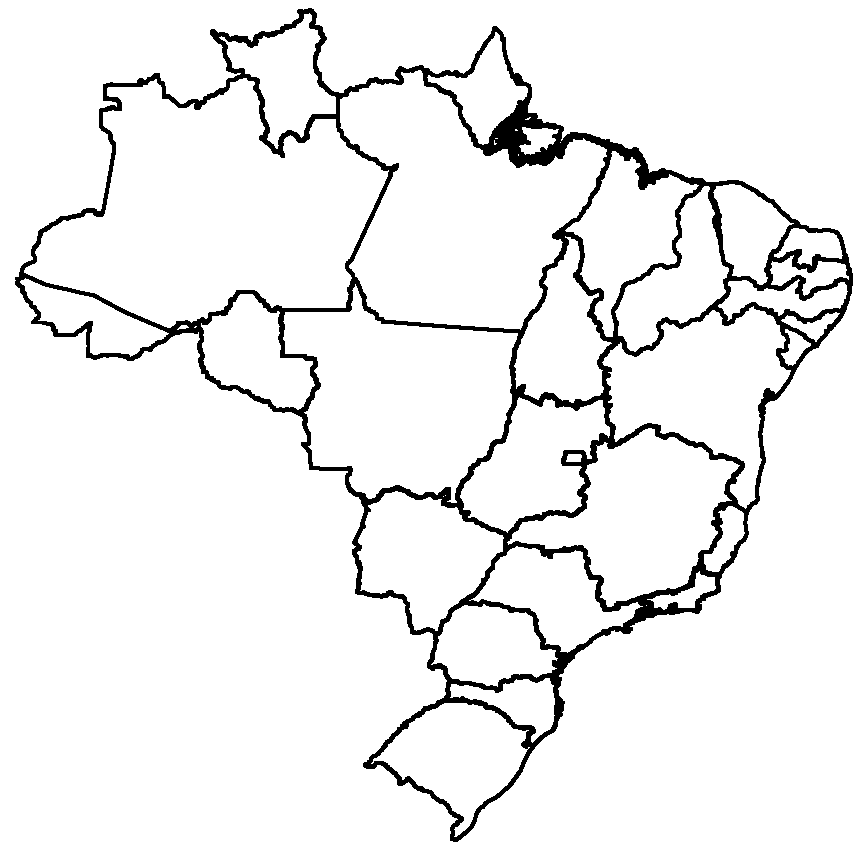
#> input picture Tarefa_1-Pseudocor_e_equalização/Imgs_Originais/mapa.png, 864 x 848 px
$ python 1-pseudocor-a.py
#> lines starting #> are read from the running program, lines starting #| are printed output that depends on the picture; after the words box and inside, x2 and y2 are one past the last pixel; in counts of white or black regions, pixels touching at a corner belong together
import numpy as np
import cv2
import random

def generate_random_color():
    return [random.randint(0, 255) for _ in range(3)]

def main():
    mapa = cv2.imread('Imgs_Originais/mapa.png', cv2.IMREAD_GRAYSCALE)
#> mapa: shape (848, 864); 94% white; 1 black region, box (x1, y1, x2, y2) and area: (15, 8, 853, 842) 44049
    taxa_roubo = cv2.imread('Imgs_Originais/taxaPerCapitaRouboCarros.png', cv2.IMREAD_GRAYSCALE)
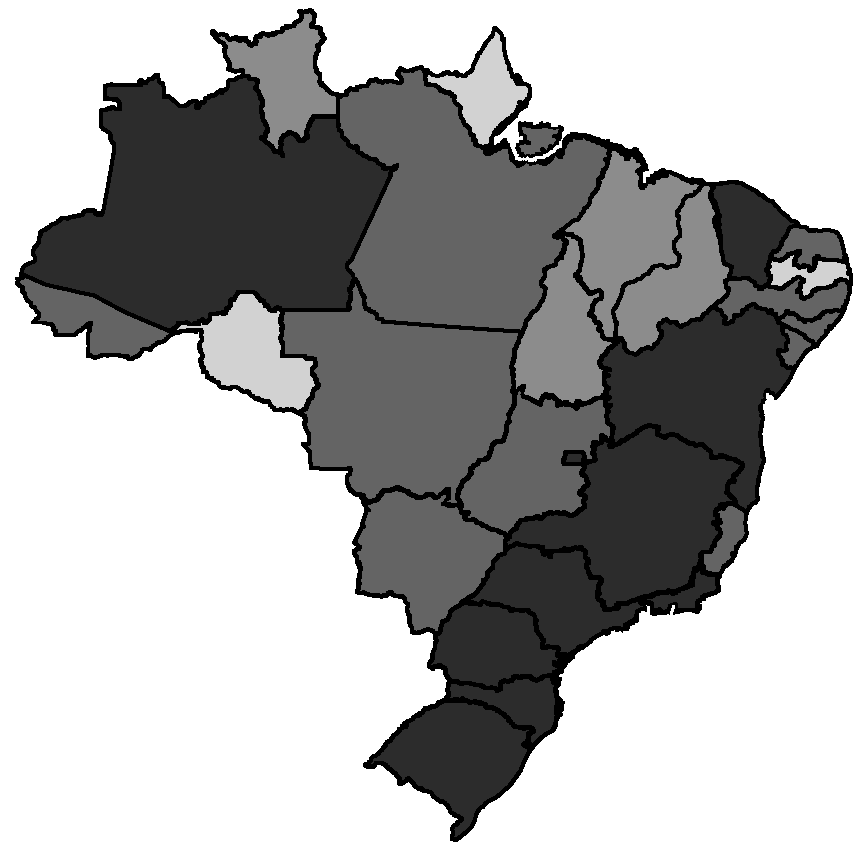
#> input picture Tarefa_1-Pseudocor_e_equalização/Imgs_Originais/taxaPerCapitaRouboCarros.png, 864 x 848 px
#> taxa_roubo is the input picture: shape (848, 864); min 0, max 255, mean 173.5

    if mapa.shape != taxa_roubo.shape:
        print("As dimensões das imagens devem ser iguais.")
        return

    result_image = np.zeros((mapa.shape[0], mapa.shape[1], 3), dtype=np.uint8)  # Fundo preto

    unique_values = np.unique(taxa_roubo)
#> unique_values = [0, 44, 100, 140, 210, 255]
    color_mapping = {}

    for value in unique_values:
        if value == 0:  # Ignorar o preto (fronteiras) e o fundo branco
            continue
        color_mapping[value] = generate_random_color()
#> this loop made 6 passes
#> value on passes 2 to 6: 44, 100, 140, 210, 255
#> after the loop, color_mapping = {44: [197, 215, 20], 100: [132, 248, 207], 140: [155, 244, 183], 210: [111, 71, 144], 255: [71, 48, 128]}

    for value, color in color_mapping.items():
        mask = (taxa_roubo == value)
        for i in range(3):
            result_image[:,:,i][mask] = color[i]
#> this loop made 5 passes
#> (value, color) on passes 1 to 5: (44, [197, 215, 20]), (100, [132, 248, 207]), (140, [155, 244, 183]), (210, [111, 71, 144]), (255, [71, 48, 128])
#> pass 1, in main, `mask = (taxa_roubo == value)`:
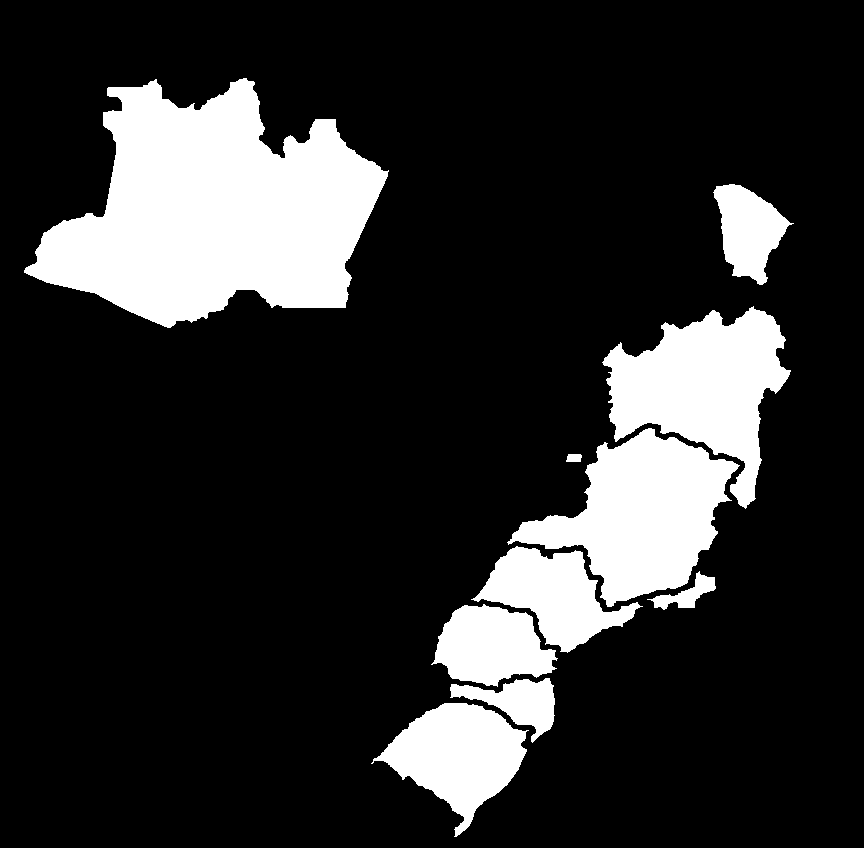
#> mask: shape (848, 864) bool; 17.7% white; 10 white regions, largest, box (x1, y1, x2, y2) and area: (24, 78, 389, 328) 55143, (507, 428, 740, 607) 20500, (602, 306, 791, 509) 19229
#> pass 2, in main, `mask = (taxa_roubo == value)`:
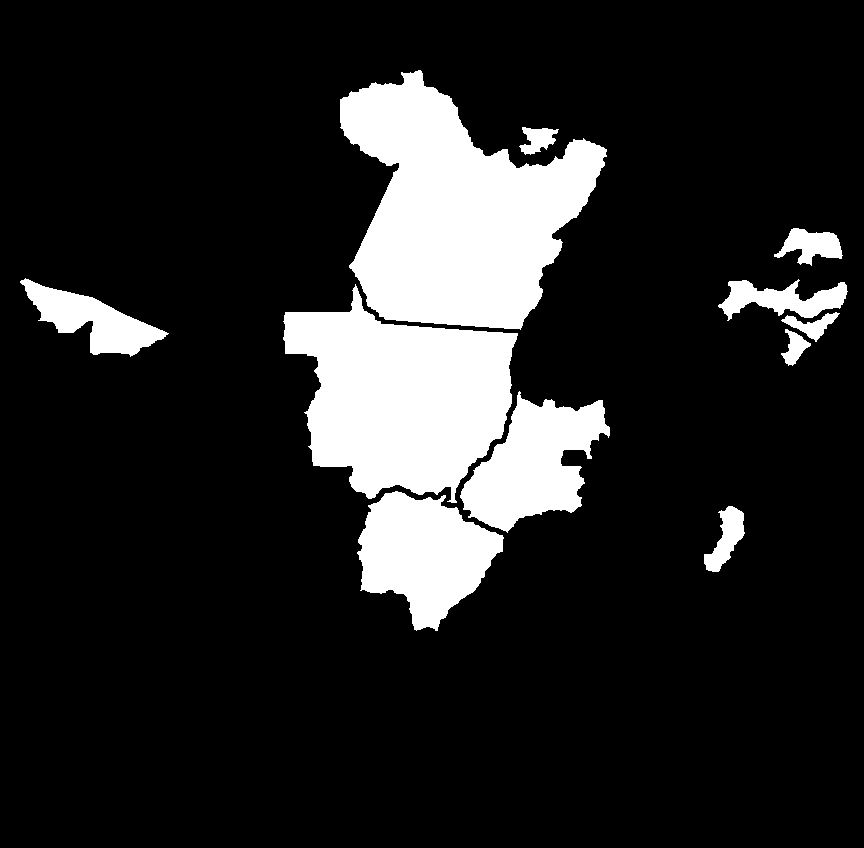
#> mask: shape (848, 864) bool; 14.9% white; 11 white regions, largest, box (x1, y1, x2, y2) and area: (340, 70, 607, 330) 40890, (283, 284, 518, 503) 31803, (357, 491, 504, 631) 12660
#> pass 3, in main, `mask = (taxa_roubo == value)`:
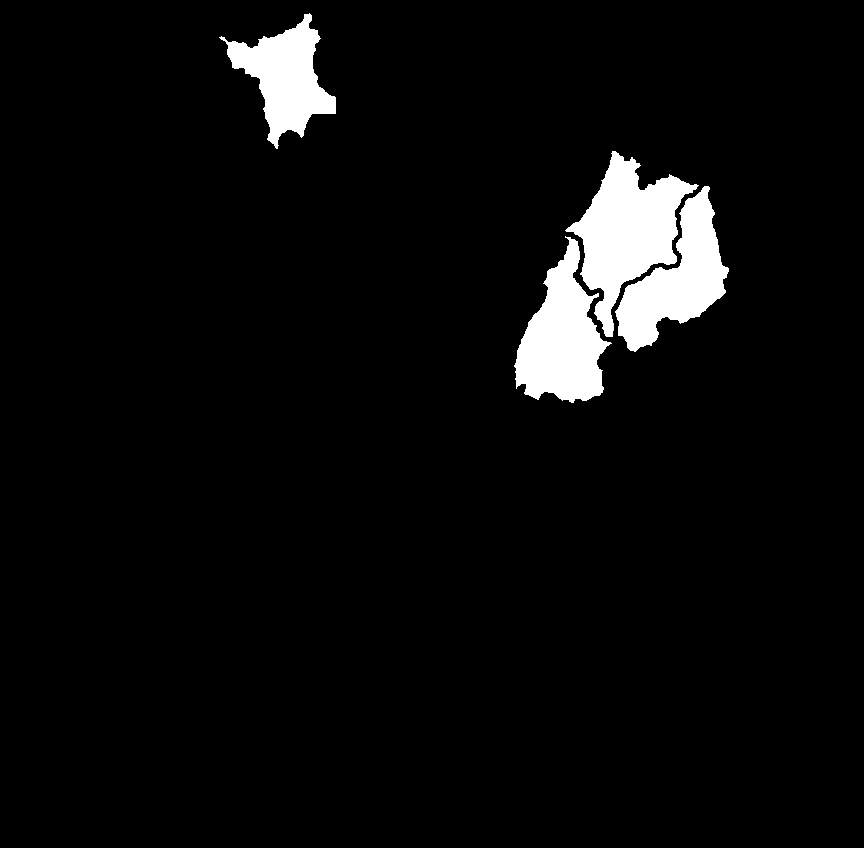
#> mask: shape (848, 864) bool; 4.7% white; 4 white regions, box (x1, y1, x2, y2) and area: (565, 151, 699, 337) 10461, (514, 236, 612, 403) 8802, (615, 186, 729, 352) 8149, (219, 13, 336, 149) 6877
#> after the loop:
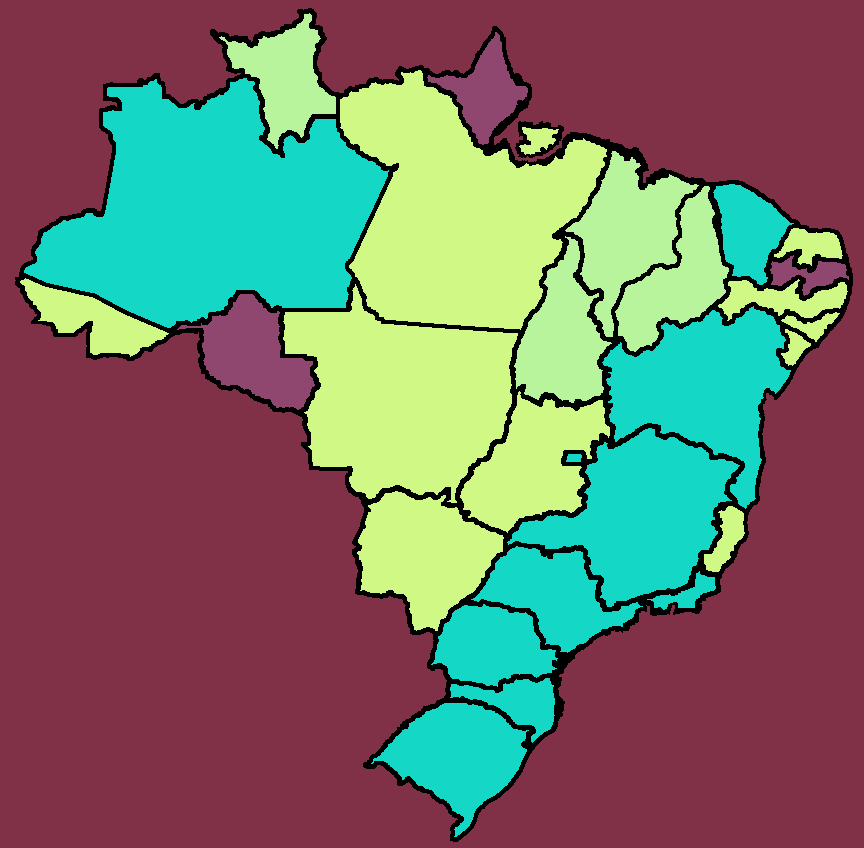
#> result_image: shape (848, 864, 3); mean of channels 0, 1, 2 102.9, 114, 116; drawn as B, G, R

    cv2.imwrite('mapa_pseudocolor_regioes.png', cv2.cvtColor(result_image, cv2.COLOR_RGB2BGR))

    resized_image = cv2.resize(result_image, (600, 600))
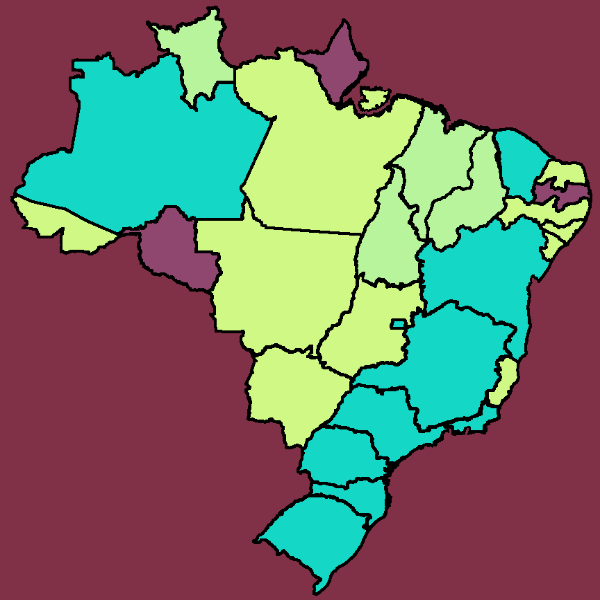
#> resized_image: shape (600, 600, 3); mean of channels 0, 1, 2 102.9, 114.1, 116; drawn as B, G, R

    # Exibir a imagem no formato RGB
    cv2.imshow('Mapa Pseudocor Regioes (qualquer tecla para fechar)', cv2.cvtColor(resized_image, cv2.COLOR_RGB2BGR))
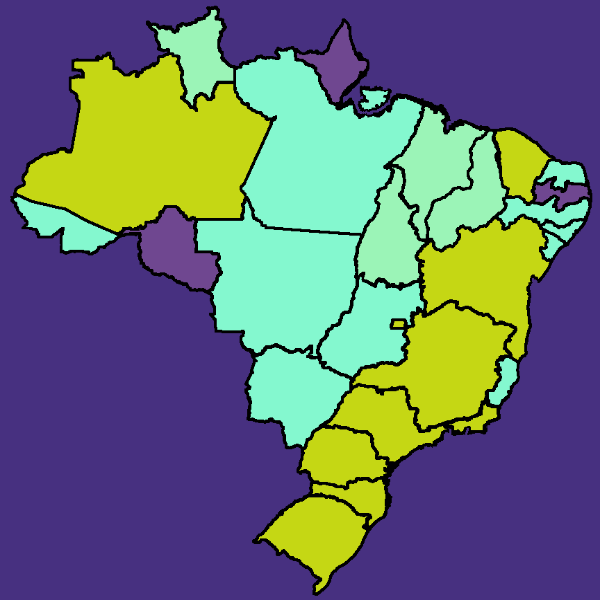
#> window 'Mapa Pseudocor Regioes (qualqu': shape (600, 600, 3); mean B, G, R 116, 114.1, 102.9
    cv2.waitKey(0)
    cv2.destroyAllWindows()

if __name__ == "__main__":
    main()
